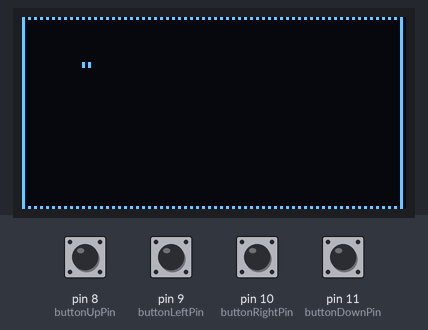
Simulated run of this sketch. Board: Arduino Uno, built with avr-gcc and run on an emulated ATmega328P. On the bench: 128×64 one-colour display. Inputs (shaded band) come from the test bench; at power-on: pin 8 (buttonUpPin), pin 9 (buttonLeftPin), pin 10 (buttonRightPin), pin 11 (buttonDownPin) HIGH. What the sketch prints to the serial monitor is not drawn.

Above: at 1.2 s.
1.3 s: pin 8 (buttonUpPin) pulled LOW for 1 s
3.8 s: pin 10 (buttonRightPin) pulled LOW for 1 s
6.3 s: pin 9 (buttonLeftPin) pulled LOW for 0.15 s
7.9 s: pin 11 (buttonDownPin) pulled LOW for 1 s
10.4 s: pin 8 (buttonUpPin) pulled LOW for 0.15 s
12.0 s: pin 9 (buttonLeftPin) pulled LOW for 1 s
Timing chart, 0 to 15.0 s (numbered marks = the images above; inputs shaded):
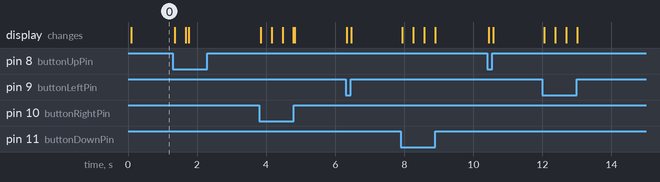

The sketch:

oled_display_test.ino
```cpp
#include <Adafruit_SSD1306.h>

Adafruit_SSD1306 display(4);

int buttonUpPin = 8;
int buttonLeftPin = 9;
int buttonRightPin = 10;
int buttonDownPin = 11;

int locX = 20;
int locY = 15;

boolean directionRight = false;
boolean directionUp = false;
boolean directionLeft = false;
boolean directionDown = false;

void setup() {
  Serial.begin(9600);

  pinMode(buttonUpPin, INPUT_PULLUP);
  pinMode(buttonLeftPin, INPUT_PULLUP);
  pinMode(buttonRightPin, INPUT_PULLUP);
  pinMode(buttonDownPin, INPUT_PULLUP);

  display.begin(SSD1306_SWITCHCAPVCC, 0x3C);
  display.clearDisplay();
  display.display();
}

void drawBox() {
  int j = 0;
  for (int i = 0; i < display.height(); i++) {
    display.drawPixel(0, i, WHITE);
    display.drawPixel(display.width() - 2, i, WHITE);

    display.drawPixel(j, 0, WHITE);
    display.drawPixel(j, display.height() - 1, WHITE);

    if (i < display.height() - 1) {
      display.drawPixel(j + 2, 0, WHITE);
      display.drawPixel(j + 2, display.height() - 1, WHITE);
    }

    j+=4;
  }
}

void drawCharacter() {
  display.drawPixel(locX, locY, WHITE);
  display.drawPixel(locX + 2, locY, WHITE);
  display.drawPixel(locX, locY + 1, WHITE);
  display.drawPixel(locX + 2 , locY + 1, WHITE);
}

void moveCharacter() {
  if (directionRight == true  && !testCollisionRight()) {
    locX += 3;
  }

  if (directionUp == true  && !testCollisionUp()) {
    locY -= 1;
  }

  if (directionLeft == true  && !testCollisionLeft()) {
    locX -= 3;
  }

  if (directionDown == true  && !testCollisionDown()) {
    locY += 1;
  }
}

boolean testCollisionLeft() {
  if (locX <= 3) {
    return true;
  }
  return false;
}

boolean testCollisionUp() {
  if (locY <= 1) {
    return true;
  }
  return false;
}

boolean testCollisionRight() {
  if (locX >= display.width() - 7) {
    return true;
  }
  return false;
}

boolean testCollisionDown() {
   if (locY >= display.height() - 3) {
    return true;
  }
  return false;
}

void resetMovement() {
  directionRight = false;
  directionUp = false;
  directionLeft = false;
  directionDown = false;
}

void readMovement() {
  if (!digitalRead(buttonUpPin)) {
    directionUp = true;
  }

  if (!digitalRead(buttonLeftPin)) {
    directionLeft = true;
    Serial.println("READ LEFT");
  }

  if (!digitalRead(buttonRightPin)) {
    directionRight = true;
  }

  if (!digitalRead(buttonDownPin)) {
    directionDown = true;
  }
}

void loop() {
  display.clearDisplay();
  display.setTextColor(WHITE);

  drawBox();

  readMovement();

  moveCharacter();

  drawCharacter();

  resetMovement();

  display.display();
}
```
